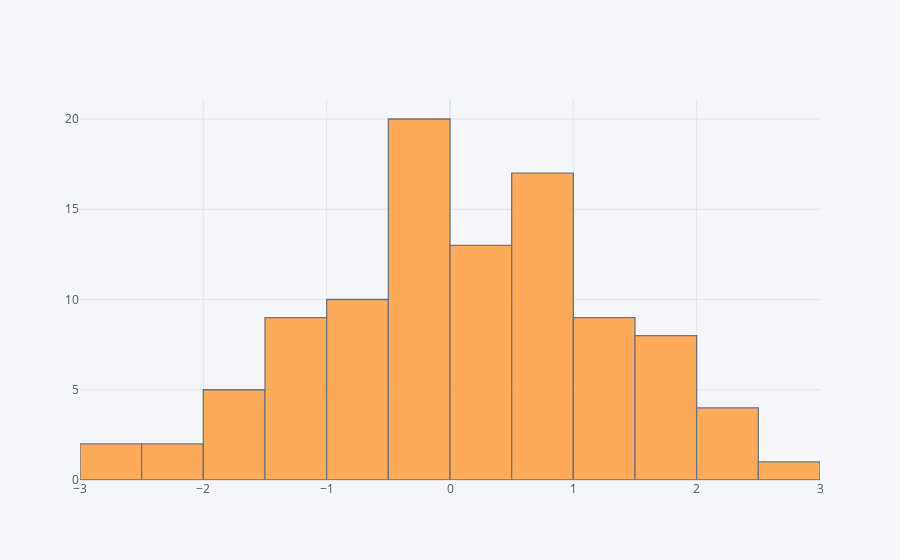

The code cell stored with this chart in its notebook:
### Markdown cell above
## histogram

### Code cell
df['A'].iplot(kind='hist',bins=25)

### Figure 1 — Plotly figure (JSON) as saved in the notebook; plotly's stock layout.template omitted (floating-point values rounded to 4 significant figures)
{"data": [{"histfunc": "count", "histnorm": "", "marker": {"color": "rgba(255, 153, 51, 1.0)", "line": {"color": "#4D5663", "width": 1.3}}, "name": "A", "nbinsx": 25, "opacity": 0.8, "orientation": "v", "type": "histogram", "x": [0.5049, 0.9544, -0.3288, 1.721, -1.425, 1.51, -2.773, -1.995, 0.8985, -2.183, -1.064, -1.99, 2.245, 1.289, 0.5445, -0.8743, -0.6295, 1.342, 0.05824, -0.8329, 1.512, -1.229, 2.506, 2.243, 2.499, -0.2497, 0.2113, -0.3712, 0.4362, -0.07889, -0.06587, 1.754, 0.52, -0.9436, -1.087, -0.7713, 1.185, -0.4286, -1.309, 1.022, 0.4254, -0.1932, -0.513, -0.003506, 0.4988, 0.6691, 0.5638, -0.4183, -1.265, -0.1379, 0.9648, 0.3828, -0.2869, 1.493, -1.354, 1.876, -1.406, 1.227, -0.7411, -0.7378, -0.4154, 0.3857, 0.8824, 0.5706, 2.144, 1.634, -0.8215, -0.4243, 0.03584, -2.257, -1.135, -0.2811, -1.861, 0.8685, -0.2811, -0.2259, -0.3011, 0.4371, 1.187, 0.1494, 0.107, 0.8996, 1.73, 0.4532, 0.7899, 1.582, -0.9811, 1.259, 0.9778, -1.568, 0.7513, -0.1144, -2.879, -0.08415, 0.6127, 1.109, -1.537, -0.3253, 0.7054, 0.02544]}], "layout": {"autosize": true, "barmode": "overlay", "legend": {"bgcolor": "#F5F6F9", "font": {"color": "#4D5663"}}, "paper_bgcolor": "#F5F6F9", "plot_bgcolor": "#F5F6F9", "title": {"font": {"color": "#4D5663"}}, "xaxis": {"autorange": true, "gridcolor": "#E1E5ED", "range": [-3, 3], "showgrid": true, "tickfont": {"color": "#4D5663"}, "title": {"font": {"color": "#4D5663"}, "text": ""}, "type": "linear", "zerolinecolor": "#E1E5ED"}, "yaxis": {"autorange": true, "gridcolor": "#E1E5ED", "range": [0, 21.05], "showgrid": true, "tickfont": {"color": "#4D5663"}, "title": {"font": {"color": "#4D5663"}, "text": ""}, "zerolinecolor": "#E1E5ED"}}}
